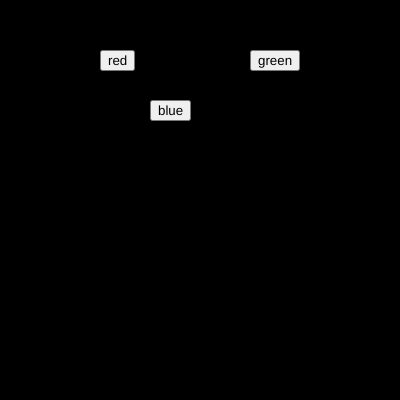
Frame 1 (no input)
Frame 60 (no input): identical to frame 1, image omitted
Frame 120 (the mouse pressed at the canvas centre since frame 60): identical to frame 1, image omitted

The p5.js sketch that drew this single still picture (run headless with seeded random() and noise() and a simulated clock; from frame 60 on, the mouse is pressed at the canvas centre):

// p5.js sketch
// ── sketch.js
var btn_red;
var btn_green;
var btn_blue;
var r=0;
var g=0;
var b=0;
 function setup(){
   createCanvas(400,400)
   btn_red=createButton("red")
   btn_red.position(100,50)
   btn_red.mousePressed(red_bg)

   btn_green=createButton("green")
   btn_green.position(250,50)
   btn_green.mousePressed(green_bg)

   btn_blue=createButton("blue")
   btn_blue.position(150,100)
   btn_blue.mousePressed(blue_bg)

 }
 function draw(){
   background(r,g,b)
 }
 function red_bg(){
r=255;
g=0;
b=0;
 }
 function green_bg(){
   r=0;
   g=255;
   b=0;
 }
 function blue_bg(){
   r=0;
   g=0;
   b=255;
 }
